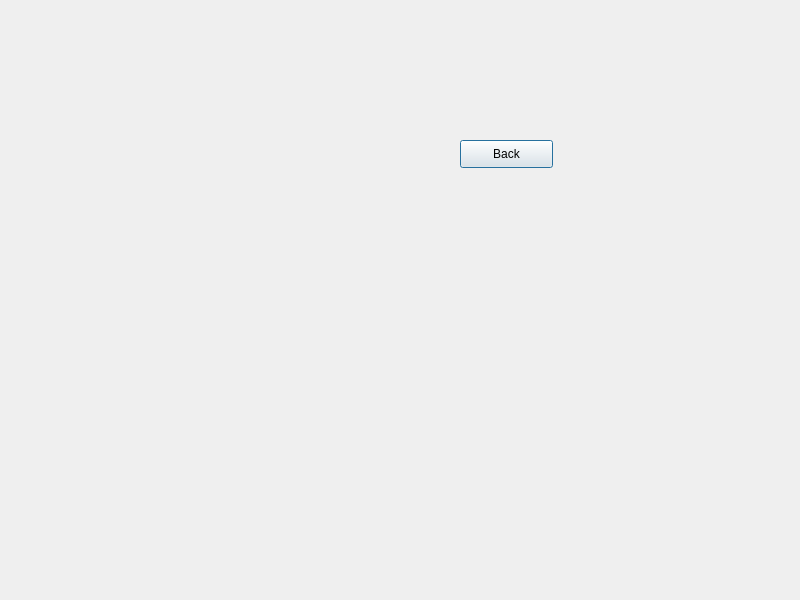
<?xml version="1.0" encoding="UTF-8"?>
<ui version="4.0">
 <class>Dialog</class>
 <widget class="QDialog" name="Dialog">
  <property name="geometry">
   <rect>
    <x>0</x>
    <y>0</y>
    <width>800</width>
    <height>600</height>
   </rect>
  </property>
  <property name="windowTitle">
   <string>Dialog</string>
  </property>
  <widget class="QPushButton" name="pushButtonBack">
   <property name="geometry">
    <rect>
     <x>460</x>
     <y>140</y>
     <width>93</width>
     <height>28</height>
    </rect>
   </property>
   <property name="text">
    <string>Back</string>
   </property>
  </widget>
 </widget>
 <resources/>
 <connections/>
</ui>
